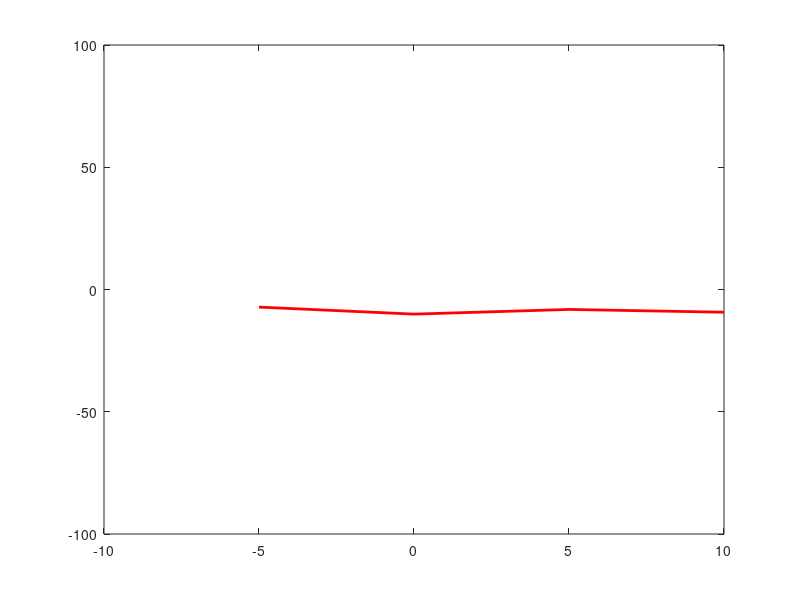

The MATLAB source for this figure:
%%%%%%%%%%%%%%%%%%%%%%%%%%%
% Assignment Number:01
% Problem number:1
% Student Name: Alden Rivera
% Student ID: 0416329
% Email address: aldenj.riveraf@gmail.com
% Department: Computer Science, NCTU
% Date: 2019/03/28
%%%%%%%%%%%%%%%%%%%%%%%%%%%%

a=input('Input a:');
dx=input('Input dx:');
if(dx<0)
    while(dx<0)
        dx=input('dx must be non-negative, input dx:');
    end
end
x=-10:dx:10;
y=(((2.*(x.^2))+(3.*(exp(-x)))-(100.*a).*sin(5.*x))./(6.*(x.^2)-9.*x-42))-10;
s=size(x);
i=1;
sig0 = y(i)>=0;
x1=x(1);
y1=y(1);
c='';
while i<=s(2)
    sig1=y(i)>=0;
    if(sig0==sig1)
        x1=[x1,x(i)];
        y1=[y1,y(i)];
    else
        c='b';
        if(sig0==0)
            c='r';
        end
        plot(x1,y1,c,'LineWidth',2);
        hold on;
        x1=x(i);
        y1=y(i);
    end
    sig0=sig1;
    i=i+1;
end
c='b';
if(sig0==0)
    c='r';
end
plot(x1,y1,c,'LineWidth',2);
ylim([-100,100]);